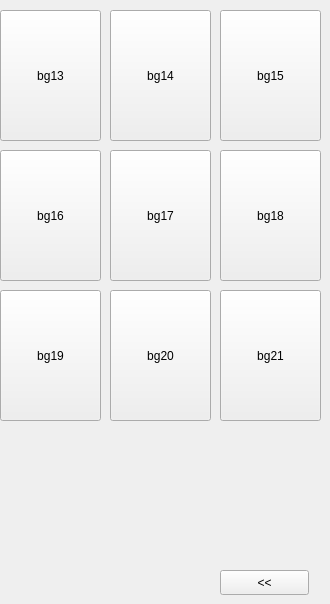
       <widget class="QWidget" name="page_17">
        <widget class="QPushButton" name="btn_bg13">
         <property name="geometry">
          <rect>
           <x>0</x>
           <y>10</y>
           <width>101</width>
           <height>131</height>
          </rect>
         </property>
         <property name="text">
          <string>bg13</string>
         </property>
        </widget>
        <widget class="QPushButton" name="btn_bg17">
         <property name="geometry">
          <rect>
           <x>110</x>
           <y>150</y>
           <width>101</width>
           <height>131</height>
          </rect>
         </property>
         <property name="text">
          <string>bg17</string>
         </property>
        </widget>
        <widget class="QPushButton" name="btn_bg21">
         <property name="geometry">
          <rect>
           <x>220</x>
           <y>290</y>
           <width>101</width>
           <height>131</height>
          </rect>
         </property>
         <property name="text">
          <string>bg21</string>
         </property>
        </widget>
        <widget class="QPushButton" name="btn_bg16">
         <property name="geometry">
          <rect>
           <x>0</x>
           <y>150</y>
           <width>101</width>
           <height>131</height>
          </rect>
         </property>
         <property name="text">
          <string>bg16</string>
         </property>
        </widget>
        <widget class="QPushButton" name="btn_bg14">
         <property name="geometry">
          <rect>
           <x>110</x>
           <y>10</y>
           <width>101</width>
           <height>131</height>
          </rect>
         </property>
         <property name="text">
          <string>bg14</string>
         </property>
        </widget>
        <widget class="QPushButton" name="btn_bg15">
         <property name="geometry">
          <rect>
           <x>220</x>
           <y>10</y>
           <width>101</width>
           <height>131</height>
          </rect>
         </property>
         <property name="text">
          <string>bg15</string>
         </property>
        </widget>
        <widget class="QPushButton" name="btn_bg19">
         <property name="geometry">
          <rect>
           <x>0</x>
           <y>290</y>
           <width>101</width>
           <height>131</height>
          </rect>
         </property>
         <property name="text">
          <string>bg19</string>
         </property>
        </widget>
        <widget class="QPushButton" name="btn_bg18">
         <property name="geometry">
          <rect>
           <x>220</x>
           <y>150</y>
           <width>101</width>
           <height>131</height>
          </rect>
         </property>
         <property name="text">
          <string>bg18</string>
         </property>
        </widget>
        <widget class="QPushButton" name="btn_bg20">
         <property name="geometry">
          <rect>
           <x>110</x>
           <y>290</y>
           <width>101</width>
           <height>131</height>
          </rect>
         </property>
         <property name="text">
          <string>bg20</string>
         </property>
        </widget>
        <widget class="QPushButton" name="btn_burgerpv1">
         <property name="geometry">
          <rect>
           <x>220</x>
           <y>570</y>
           <width>89</width>
           <height>25</height>
          </rect>
         </property>
         <property name="text">
          <string>&lt;&lt;</string>
         </property>
        </widget>
       </widget>
